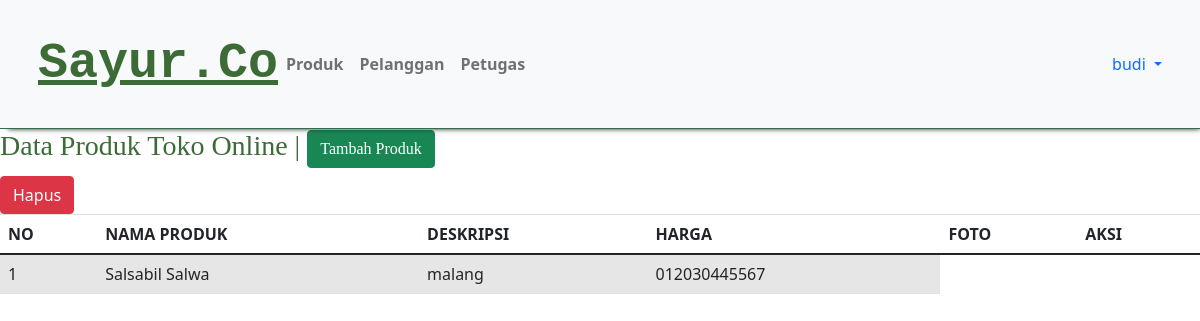
/admin/tampil_pelanggan.php (signed in), run on the app's committed database.
### tables this page shows
CREATE TABLE `pelanggan` (
  `id_pelanggan` int(11) NOT NULL,
  `nama_pelanggan` varchar(100) NOT NULL,
  `alamat` text NOT NULL,
  `telp` varchar(12) NOT NULL
);

### admin/tampil_pelanggan.php (the view, shortened to what this page needs)
<html>
    <head>
        <link href="https://cdn.jsdelivr.net/npm/bootstrap@5.0.1/dist/css/bootstrap.min.css" rel="stylesheet">
    </head>
<body>
<html lang="en">
<head>
  <link rel="stylesheet" href="style.css">
  <link rel="stylesheet" href="https://maxcdn.bootstrapcdn.com/bootstrap/4.5.2/css/bootstrap.min.css">
</head>
<body>
<?php
    include "header.php";
    ?>
    <h3>Data Produk Toko Online | <a href = "tambah_produk.php" class = "btn btn-success">Tambah Produk</a></h3>
    <table class="table table-hover table-striped">
        <thead>
            <tr>
                <th>NO</th>
                <th>NAMA PRODUK</th>
                <th>DESKRIPSI</th>
                <th>HARGA</th>
                <th>FOTO</th>
                <th>AKSI</th>
            </tr>
        </thead>
        <tbody>
            <?php
            include "koneksi.php";
            $qry_pelanggan=mysqli_query($conn,"select * from pelanggan");
            $no = 0;
            while($data_pelanggan=mysqli_fetch_array($qry_pelanggan)){
            $no++;?>
            <tr>
                <td><?=$no?></td>
                <td><?=$data_pelanggan['nama_pelanggan']?></td>
                <td><?=$data_pelanggan['alamat']?></td>
                <td><?=$data_pelanggan['telp']?></td>
                <a href = "hapus_pelanggan.php?id_pelanggan=<?=$data_pelanggan['id_pelanggan']?>"
                onclick = "return confirm('Apakah anda yakin menghapus data ini?')"
                class = "btn btn-danger">Hapus</a></td>
            </tr>
            <?php
            }
            ?>
        </tbody>
    </table>
</body>
</html>

### admin/style.css (style rules this page uses)
* { text-decoration: none; margin: 0px; padding: 0px; }
body { margin: 0px; padding: 0px; font-family: 'Open Sans',sans-serif; }
h3 { font-family: 'comic sans ms'; font-weight: 800; font-size: 30px; margin-bottom: 20px; color: #3b6b36; width: 100%; line-height: 50px; }

### data on the page
pelanggan: nama_pelanggan "Salsabil Salwa", alamat "malang", telp "012030445567"

### other printed values
$_SESSION['nama_petugas'] "budi"
